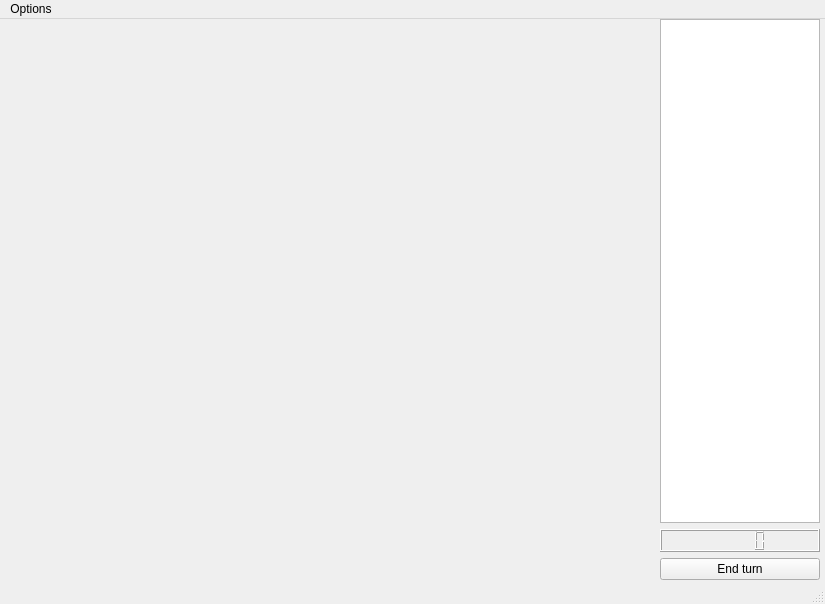
<?xml version="1.0" encoding="UTF-8"?>
<ui version="4.0">
 <class>MainWindow</class>
 <widget class="QMainWindow" name="MainWindow">
  <property name="geometry">
   <rect>
    <x>0</x>
    <y>0</y>
    <width>825</width>
    <height>604</height>
   </rect>
  </property>
  <property name="windowTitle">
   <string>MainWindow</string>
  </property>
  <widget class="QWidget" name="centralwidget">
   <widget class="QWidget" name="gridLayoutWidget">
    <property name="geometry">
     <rect>
      <x>0</x>
      <y>0</y>
      <width>661</width>
      <height>561</height>
     </rect>
    </property>
    <layout class="QGridLayout" name="gridLayout"/>
   </widget>
   <widget class="QWidget" name="verticalLayoutWidget">
    <property name="geometry">
     <rect>
      <x>660</x>
      <y>0</y>
      <width>160</width>
      <height>561</height>
     </rect>
    </property>
    <layout class="QVBoxLayout" name="verticalLayout">
     <item>
      <widget class="QTextEdit" name="textEdit">
       <property name="enabled">
        <bool>true</bool>
       </property>
       <property name="readOnly">
        <bool>true</bool>
       </property>
      </widget>
     </item>
     <item>
      <widget class="QLCDNumber" name="lcdNumber"/>
     </item>
     <item>
      <widget class="QPushButton" name="EndTurnButton">
       <property name="enabled">
        <bool>true</bool>
       </property>
       <property name="text">
        <string>End turn</string>
       </property>
      </widget>
     </item>
    </layout>
   </widget>
  </widget>
  <widget class="QMenuBar" name="menubar">
   <property name="geometry">
    <rect>
     <x>0</x>
     <y>0</y>
     <width>825</width>
     <height>21</height>
    </rect>
   </property>
   <widget class="QMenu" name="menuOptions">
    <property name="title">
     <string>Options</string>
    </property>
    <addaction name="actionSave_game"/>
    <addaction name="actionLoad_game"/>
    <addaction name="actionExit"/>
   </widget>
   <addaction name="menuOptions"/>
  </widget>
  <widget class="QStatusBar" name="statusbar"/>
  <action name="actionSave_game">
   <property name="text">
    <string>Save game</string>
   </property>
  </action>
  <action name="actionLoad_game">
   <property name="text">
    <string>Load game</string>
   </property>
  </action>
  <action name="actionExit">
   <property name="text">
    <string>Exit</string>
   </property>
  </action>
 </widget>
 <resources/>
 <connections>
  <connection>
   <sender>EndTurnButton</sender>
   <signal>clicked()</signal>
   <receiver>MainWindow</receiver>
   <slot>EndTurn()</slot>
   <hints>
    <hint type="sourcelabel">
     <x>724</x>
     <y>574</y>
    </hint>
    <hint type="destinationlabel">
     <x>361</x>
     <y>330</y>
    </hint>
   </hints>
  </connection>
 </connections>
 <slots>
  <slot>EndTurn()</slot>
 </slots>
</ui>
